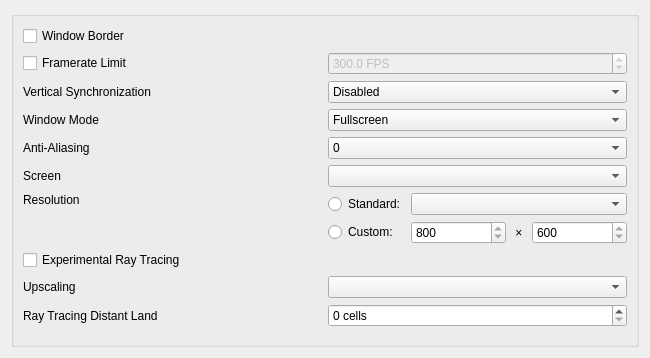
<?xml version="1.0" encoding="UTF-8"?>
<ui version="4.0">
 <class>GraphicsPage</class>
 <widget class="QWidget" name="GraphicsPage">
  <property name="geometry">
   <rect>
    <x>0</x>
    <y>0</y>
    <width>650</width>
    <height>358</height>
   </rect>
  </property>
  <layout class="QVBoxLayout" name="verticalLayout">
   <item>
    <widget class="QGroupBox" name="groupBox">
     <layout class="QHBoxLayout" name="horizontalLayout">
      <item>
       <layout class="QGridLayout" name="gridLayout_4" columnstretch="1,1">
        <item row="5" column="0">
         <widget class="QLabel" name="screenLabel">
          <property name="text">
           <string>Screen</string>
          </property>
         </widget>
        </item>
        <item row="3" column="0">
         <widget class="QLabel" name="windowModeLabel">
          <property name="text">
           <string>Window Mode</string>
          </property>
         </widget>
        </item>
        <item row="6" column="1">
         <layout class="QGridLayout" name="resolutionLayout">
          <item row="1" column="2">
           <layout class="QHBoxLayout" name="customResolutionLayout" stretch="1,0,1">
            <item>
             <widget class="QSpinBox" name="customWidthSpinBox">
              <property name="minimum">
               <number>800</number>
              </property>
             </widget>
            </item>
            <item>
             <widget class="QLabel" name="multiplyLabel">
              <property name="text">
               <string> × </string>
              </property>
             </widget>
            </item>
            <item>
             <widget class="QSpinBox" name="customHeightSpinBox">
              <property name="minimum">
               <number>600</number>
              </property>
             </widget>
            </item>
           </layout>
          </item>
          <item row="1" column="1">
           <widget class="QRadioButton" name="customRadioButton">
            <property name="text">
             <string>Custom:</string>
            </property>
           </widget>
          </item>
          <item row="0" column="1">
           <widget class="QRadioButton" name="standardRadioButton">
            <property name="text">
             <string>Standard:</string>
            </property>
            <property name="checkable">
             <bool>true</bool>
            </property>
           </widget>
          </item>
          <item row="0" column="2">
           <widget class="QComboBox" name="resolutionComboBox"/>
          </item>
         </layout>
        </item>
        <item row="4" column="1">
         <widget class="QComboBox" name="antiAliasingComboBox">
          <item>
           <property name="text">
            <string>0</string>
           </property>
          </item>
          <item>
           <property name="text">
            <string>2</string>
           </property>
          </item>
          <item>
           <property name="text">
            <string>4</string>
           </property>
          </item>
          <item>
           <property name="text">
            <string>8</string>
           </property>
          </item>
          <item>
           <property name="text">
            <string>16</string>
           </property>
          </item>
         </widget>
        </item>
        <item row="1" column="0">
         <widget class="QCheckBox" name="framerateLimitCheckBox">
          <property name="text">
           <string>Framerate Limit</string>
          </property>
         </widget>
        </item>
        <item row="0" column="0">
         <widget class="QCheckBox" name="windowBorderCheckBox">
          <property name="text">
           <string>Window Border</string>
          </property>
         </widget>
        </item>
        <item row="5" column="1">
         <widget class="QComboBox" name="screenComboBox"/>
        </item>
        <item row="2" column="1">
         <widget class="QComboBox" name="vSyncComboBox">
          <property name="currentIndex">
           <number>0</number>
          </property>
          <item>
           <property name="text">
            <string>Disabled</string>
           </property>
          </item>
          <item>
           <property name="text">
            <string>Enabled</string>
           </property>
          </item>
          <item>
           <property name="text">
            <string>Adaptive</string>
           </property>
          </item>
         </widget>
        </item>
        <item row="3" column="1">
         <widget class="QComboBox" name="windowModeComboBox">
          <property name="currentIndex">
           <number>0</number>
          </property>
          <item>
           <property name="text">
            <string>Fullscreen</string>
           </property>
          </item>
          <item>
           <property name="text">
            <string>Windowed Fullscreen</string>
           </property>
          </item>
          <item>
           <property name="text">
            <string>Windowed</string>
           </property>
          </item>
         </widget>
        </item>
        <item row="6" column="0">
         <widget class="QLabel" name="resolutionLabel">
          <property name="text">
           <string>Resolution</string>
          </property>
          <property name="alignment">
           <set>Qt::AlignLeading|Qt::AlignLeft|Qt::AlignTop</set>
          </property>
         </widget>
        </item>
        <item row="1" column="1">
         <widget class="QDoubleSpinBox" name="framerateLimitSpinBox">
          <property name="enabled">
           <bool>false</bool>
          </property>
          <property name="suffix">
           <string> FPS</string>
          </property>
          <property name="decimals">
           <number>1</number>
          </property>
          <property name="minimum">
           <double>1.000000000000000</double>
          </property>
          <property name="maximum">
           <double>1000.000000000000000</double>
          </property>
          <property name="singleStep">
           <double>15.000000000000000</double>
          </property>
          <property name="value">
           <double>300.000000000000000</double>
          </property>
         </widget>
        </item>
        <item row="4" column="0">
         <widget class="QLabel" name="antiAliasingLabel">
          <property name="text">
           <string>Anti-Aliasing</string>
          </property>
         </widget>
        </item>
        <item row="2" column="0">
         <widget class="QLabel" name="vSyncLabel">
          <property name="text">
           <string>Vertical Synchronization</string>
          </property>
         </widget>
        </item>
        <item row="7" column="0">
         <widget class="QCheckBox" name="rayTracingCheckBox">
          <property name="toolTip">
           <string>Replaces the OpenGL renderer with the experimental Vulkan ray tracing renderer. Needs a GPU with hardware ray tracing: NVIDIA Turing or AMD RDNA 2, or later.</string>
          </property>
          <property name="text">
           <string>Experimental Ray Tracing</string>
          </property>
         </widget>
        </item>
        <item row="8" column="0">
         <widget class="QLabel" name="rayTracingUpscaleLabel">
          <property name="text">
           <string>Upscaling</string>
          </property>
         </widget>
        </item>
        <item row="8" column="1">
         <widget class="QComboBox" name="rayTracingUpscaleComboBox">
          <property name="toolTip">
           <string>How far below the frame's size the ray tracer traces. Off traces every pixel with no upscaler; every other mode runs the upscaler, which reconstructs the frame across frames, and every mode but Off and Native traces fewer pixels than it shows.</string>
          </property>
         </widget>
        </item>
        <item row="9" column="0">
         <widget class="QLabel" name="rayTracingDistantLandLabel">
          <property name="text">
           <string>Ray Tracing Distant Land</string>
          </property>
         </widget>
        </item>
        <item row="9" column="1">
         <widget class="QSpinBox" name="rayTracingDistantLandSpinBox">
          <property name="toolTip">
           <string>How far out from the eye the world is built, in cells. The ray tracing renderer builds what rays can reach, which is a different question from how far the rasterizer can see.</string>
          </property>
          <property name="suffix">
           <string> cells</string>
          </property>
         </widget>
        </item>
        <item row="10" column="0">
         <spacer name="verticalSpacer">
          <property name="orientation">
           <enum>Qt::Vertical</enum>
          </property>
          <property name="sizeHint" stdset="0">
           <size>
            <width>20</width>
            <height>40</height>
           </size>
          </property>
         </spacer>
        </item>
       </layout>
      </item>
     </layout>
    </widget>
   </item>
  </layout>
 </widget>
 <resources/>
 <connections/>
</ui>
